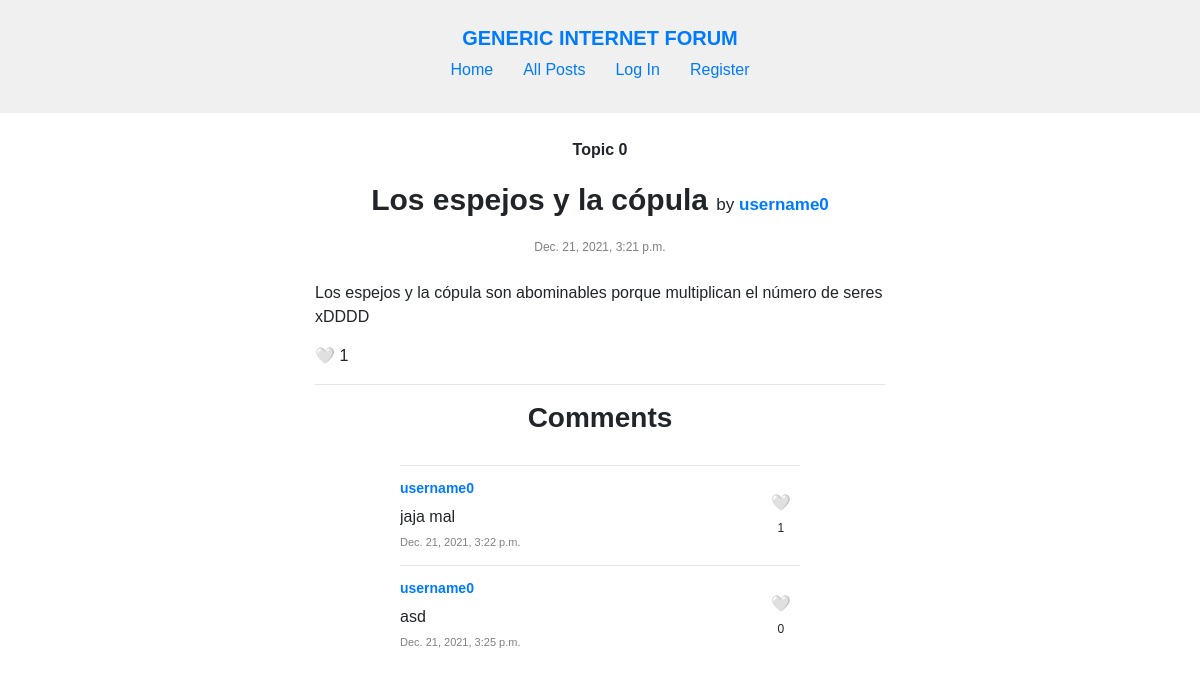
Page /post/19 on the earlier database version.
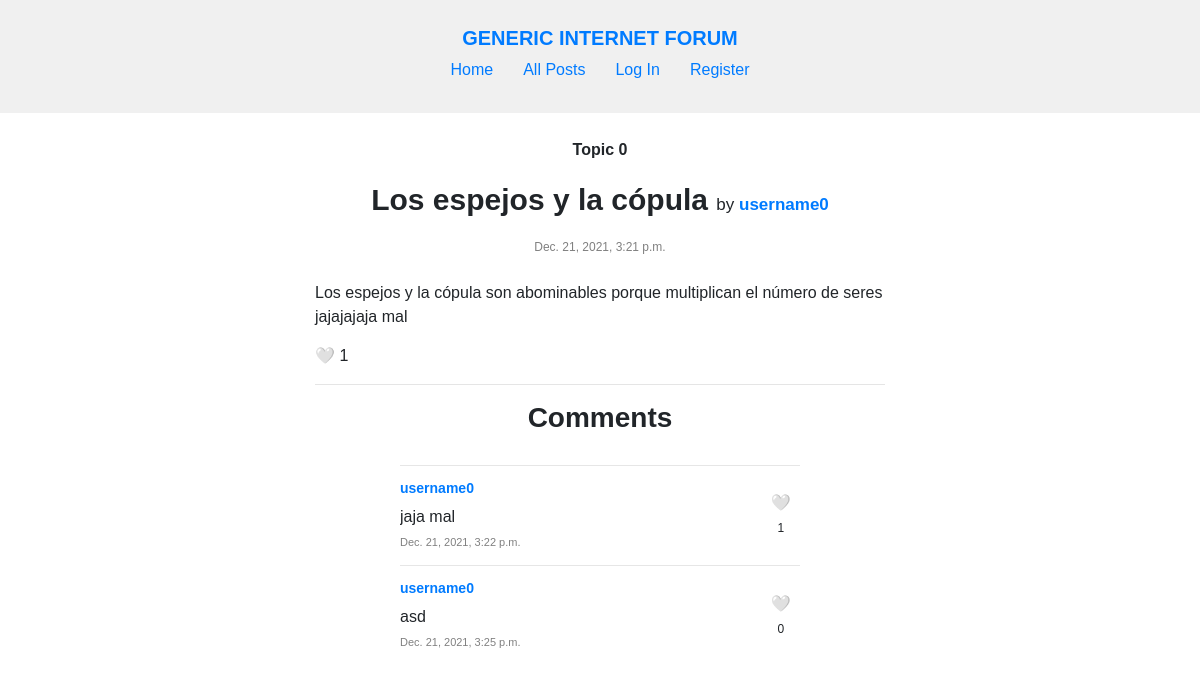
Same page on the later database version.
### forum/models.py (models this page shows, shortened)
class Post(models.Model):
    topic = models.ForeignKey(
        Topic, on_delete=models.CASCADE, related_name="posts")
    author = models.ForeignKey(
        User, on_delete=models.CASCADE, related_name="posts")
    title = models.TextField(max_length=120)
    content = models.TextField(max_length=5000)
    timestamp = models.DateTimeField(auto_now_add=True)

class Topic(models.Model):
    creator = models.ForeignKey(
        User, on_delete=models.CASCADE, related_name="topics")
    name = models.TextField(max_length=120, unique=True)
    description = models.TextField(max_length=1000)
    timestamp = models.DateTimeField(auto_now_add=True)

class User(AbstractUser):
    pass

class Comment(models.Model):
    post = models.ForeignKey(
        Post, on_delete=models.CASCADE, related_name="comments")
    author = models.ForeignKey(
        User, on_delete=models.CASCADE, related_name="comments")
    content = models.TextField(max_length=5000)
    timestamp = models.DateTimeField(auto_now_add=True)

### forum/views.py (the view, shortened to what this page needs)
# urls.py: path("post/<str:post_id>", views.post, name="post"),
def post(request, post_id):
    try:
        post = Post.objects.get(id=post_id)
    except Post.DoesNotExist:
        return render(request, "forum/post.html", {
            "message": "This post doesn't exist."
        })
    liked_by_user = False
    if request.user.is_authenticated:
        liked_by_user = bool(post.likes.filter(liked_by=request.user.id))
    all_comments = post.comments.all()
    comments = parse_comments(all_comments, request.user)
    paginator = Paginator(comments, 100)
    page_number = request.GET.get('page')
    page_obj = paginator.get_page(page_number)
    return render(request, "forum/post.html", {
        "post": post,
        "likes": len(post.likes.all()),
        "liked_by_user": liked_by_user,
        "comments": comments,
        "page_obj": page_obj,
        "pages": list(range(1, paginator.num_pages + 1)),
    })

### forum/util.py (called while the page is built)
def parse_comments(all_comments, user):
    comments = []
    for comment in all_comments:
        liked = False
        if user.is_authenticated:
            liked = bool(comment.likes.filter(liked_by=user.id))
        comments.append({
            "id": comment.id,
            "post": comment.post,
            "author": comment.author,
            "content": comment.content,
            "timestamp": comment.timestamp,
            "likes": len(comment.likes.all()),
            "liked_by_user": liked
        })
    return comments

### forum/templates/forum/post.html (shortened to what this page needs)
{% extends "forum/layout.html" %}
{% load static %}
{% block css %}
    <link rel="stylesheet" href="{% static 'forum/post.css' %}">
    <link rel="stylesheet" href="{% static 'forum/form.css' %}">
{% endblock %}
{% block body %}
    {% if post %}
        <section id="post-{{ post.id }}">
            <p id="topic-name">{{ post.topic.name }}</p>
            <h1 id="post-title">{{ post.title }} <span class="post-by">by <a href="{% url 'profile' post.author.username %}">{{ post.author.username }}</a></span></h1>
            <p class="post-timestamp">{{ post.timestamp }}</p>
            <p class="post-content">{{ post.content }}</p>
            <div class="post-bottom">
                <span class="like">
                    {% if user.is_authenticated %}
                        <span class="like-button" data-id="{{ post.id }}" data-liked="{{ liked_by_user }}" data-likes="{{ likes }}" data-likedobject="post">
                            {% if liked_by_user %}
                                ❤️
                            {% else %}
                                🤍
                            {% endif %}
                        </span>
                    {% else %}
                        <span>
                            🤍
                        </span>
                    {% endif %}
                    <span class="like-number">{{ likes }}</span>
                </span>
            </div>
        </section>
        <hr>
        <section id="comments">
            <h3>Comments</h3>
            {% if page_obj.object_list %}
                {% include "forum/comments.html" %}
            {% endif %}
        </section>
    {% endif %}
{% endblock %}

### forum/templates/forum/comments.html (shortened to what this page needs)
{% load static %}
{% block css %}
    <link href="{% static 'forum/comments.css' %}" rel="stylesheet">
    <link rel="stylesheet" href="https://stackpath.bootstrapcdn.com/bootstrap/4.4.1/css/bootstrap.min.css">
{% endblock %}
{% block comments %}
    <ul class="comments-container">
        {% for comment in page_obj %}
            <li id="comment-{{ comment.id }}" class="comment">
                <div class="comment-left">
                    <a href="{% url 'profile' comment.author.username %}">{{ comment.author.username }}</a>
                    <p class="comment-content">{{ comment.content }}</p>
                    <p class="comment-timestamp">{{ comment.timestamp }}</p>
                </div>
                <div class="comment-right">
                    <span class="like">
                        {% if user.is_authenticated %}
                            <span class="like-button" data-id="{{ comment.id }}" data-liked="{{ comment.liked_by_user }}" data-likes="{{ comment.likes }}" data-likedobject="comment" data-page="{{ page }}">
                                {% if comment.liked_by_user %}
                                    ❤️
                                {% else %}
                                    🤍
                                {% endif %}
                            </span>
                        {% else %}
                            <span>
                                🤍
                            </span>
                        {% endif %}
                        <span class="like-number">{{ comment.likes }}</span>
                    </span>
                </div>
            </li>
        {% endfor %}
    </ul>
{% endblock %}

Differences in the rows shown:
changed Post "Los espejos y la cópula": content "Los espejos y la cópula son abominables porque multiplican el número de seres xDDDD" → "Los espejos y la cópula son abominables porque multiplican el número de seres jajajajaja mal"
